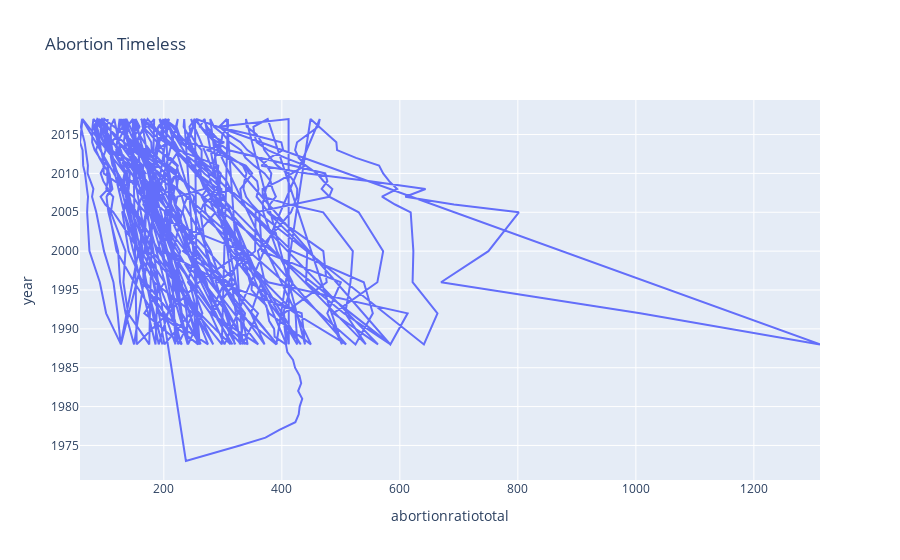

Notebook source saved alongside this figure:
### Code cell
fig = px.line(AbTimeline_df, x = 'abortionratiototal', y = 'year', title='Abortion Timeless')
fig.show()

### Figure 1 — Plotly figure (JSON) as saved in the notebook; plotly's stock layout.template omitted (floating-point values rounded to 4 significant figures; data arrays with more than 128 entries replaced by an {"elided": "..."} marker saying what was removed)
{"data": [{"hovertemplate": "abortionratiototal=%{x}<br>year=%{y}<extra></extra>", "legendgroup": "", "line": {"color": "#636efa", "dash": "solid"}, "marker": {"symbol": "circle"}, "mode": "lines", "name": "", "orientation": "v", "showlegend": false, "type": "scatter", "x": {"elided": "912 float values"}, "xaxis": "x", "y": {"elided": "912 int values"}, "yaxis": "y"}], "layout": {"legend": {"tracegroupgap": 0}, "title": {"text": "Abortion Timeless"}, "xaxis": {"anchor": "y", "domain": [0, 1], "title": {"text": "abortionratiototal"}}, "yaxis": {"anchor": "x", "domain": [0, 1], "title": {"text": "year"}}}}
